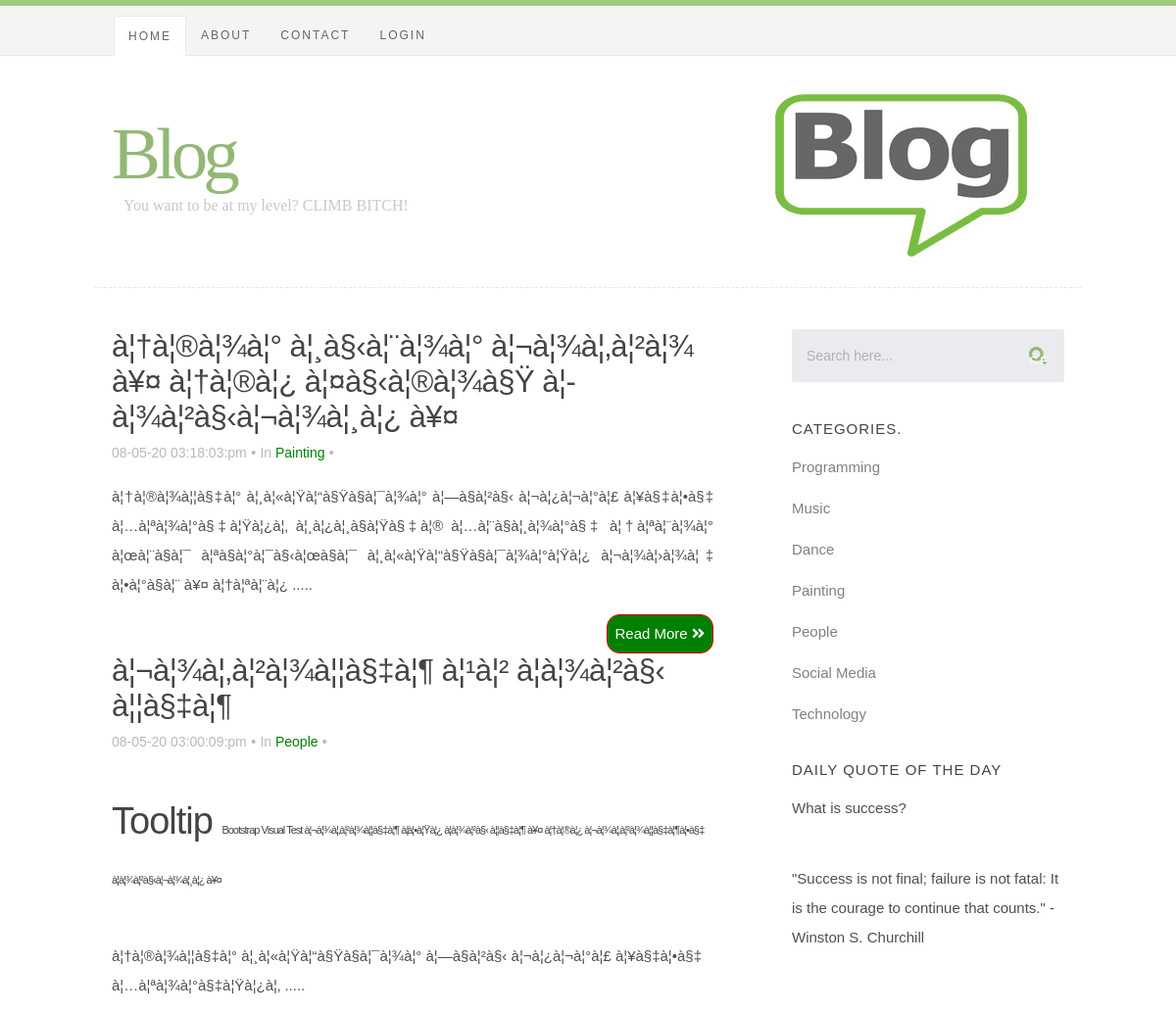
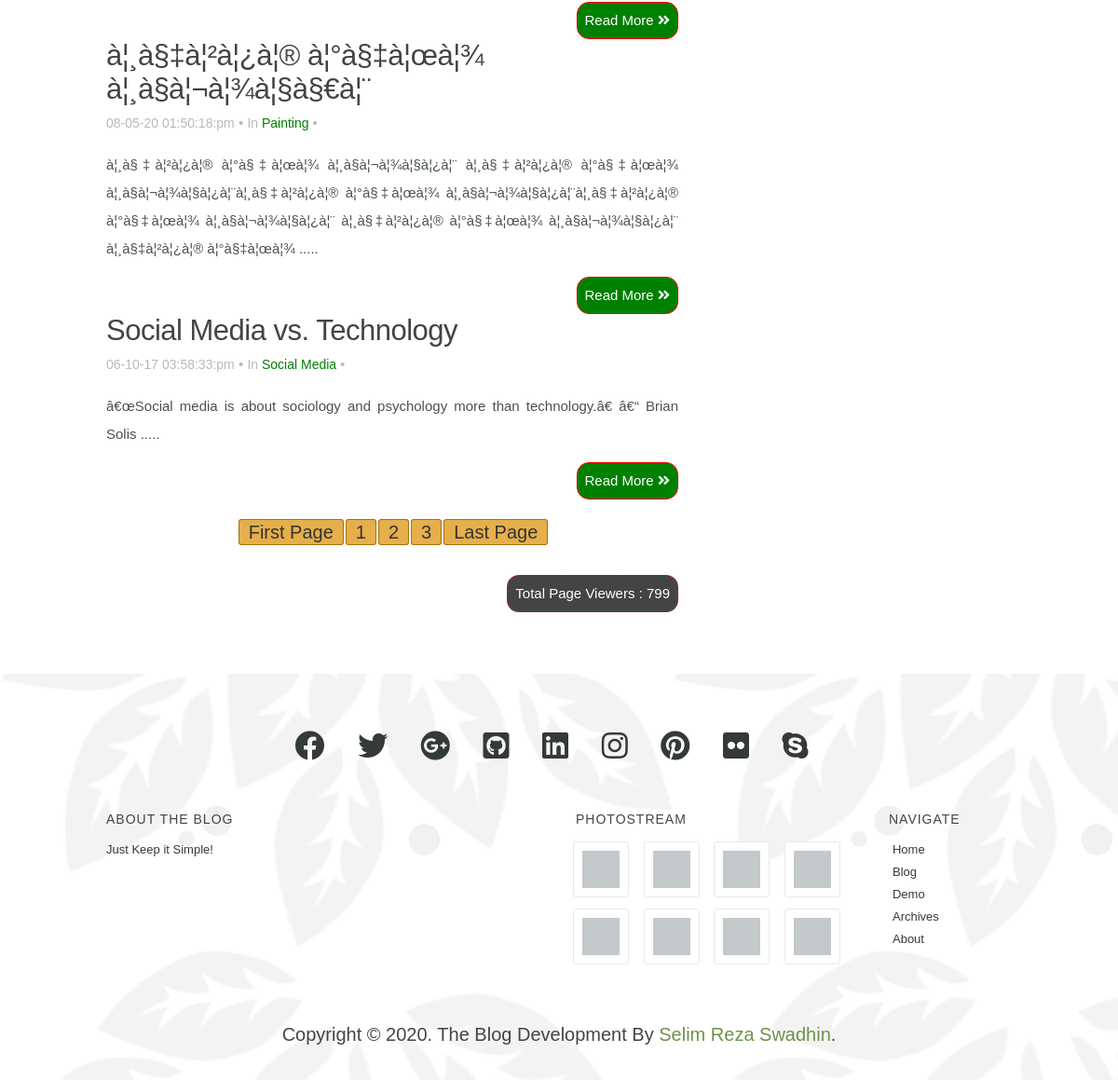
The page / on the database its author committed (2 pictures, top to bottom).
### tables this page shows
CREATE TABLE `posts` (
  `id` int(6) NOT NULL,
  `cat_id` int(3) NOT NULL,
  `title` varchar(255) NOT NULL,
  `contents` text NOT NULL,
  `date_posted` datetime NOT NULL
);

CREATE TABLE `categories` (
  `id` int(3) NOT NULL,
  `name` text NOT NULL
);

### resources/functions/blog.php (called while the page is built, shortened)
<?php
function get_categories($id = null){
   $categories = array();
    $conn = mysqli_connect(DB_HOST,DB_USER,DB_PASS,DB_NAME);
   $query = mysqli_query($conn, "SELECT `id`,`name` FROM `categories` LIMIT 7");
   while($row = mysqli_fetch_assoc($query)){
    $categories[] = $row;
   }
   return $categories;
}

### index.php (the view, shortened to what this page needs)
<?php
include_once('resources/init.php');
$per_page= 4;
if(isset($_GET['page'])){
    $page = $_GET['page'];
}else{
    $page = 1;
}
$start_form = ($page - 1) * $per_page;
    $query = "SELECT
              `posts`.`id` AS `post_id` ,
               `categories`.`id` AS `category_id`,
               `title`,`contents`,`date_posted`,
               `categories`.`name`
               FROM `posts`
               INNER JOIN `categories` ON `categories`.`id` = `posts`.`cat_id`" ;
    $query .= "ORDER BY `post_id` DESC LIMIT $start_form, $per_page";
    $query = mysqli_query($conn, $query);
    while($row = mysqli_fetch_assoc($query)){
        $posts[] = $row;
    }
?>
<?php
function textShorten($text, $limit=700){
    $text = $text. " ";
    $text = substr($text, 0, $limit);
    $text = substr($text, 0, strrpos($text, ' '));
    $text = $text. " .....";
    return $text;
}
?>
<?php require_once 'header.php'; ?>
    <div id="content-wrap">
        <div class="row">
            <div id="main" class="eight columns">
                <article class="entry">
                    <?php
                    foreach ($posts as $post) {
                        ?>
                        <header class="entry-header">
                            <h2 class="entry-title">
                                <h2><a href='index.php?id=<?= $post['post_id']; ?>'><?= $post['title']; ?></a></h2>
                            </h2>
                            <div class="entry-meta">
                                <ul>
                                    <li> <?= date('d-m-y h:i:s:a', strtotime($post['date_posted'])); ?></li>
                                    <span class="meta-sep">&bull;</span>
                                    <li><a href="#" title="" rel="category tag">In <a
                                                    href='manage_category.php?id=<?= $post['category_id']; ?>'><?= "<font color='green'>" . $post['name'] . "</font>"; ?></a>
                                    </li>
                                    <span class="meta-sep">&bull;</span>
                                </ul>
                            </div>
                        </header>
                        <div class="entry-content clear">
                            <p style="text-align: justify"><?= textShorten(nl2br($post['contents']), 600); ?></p>
                            <a class="read" href="readmore.php?id=<?= $post['post_id'];?>">Read More <i class="fas fa-angle-double-right"></i></a>
                        </div>
                        <?php
                    }
                    ?>
                        <?php
                        $query = "SELECT * FROM posts";
                        $result= mysqli_query($conn, $query);
                        $total_rows = mysqli_num_rows($result);
                        $total_pages = ceil($total_rows / $per_page);
                        echo "<span class='pagination'><a href='index.php?page=1'>".'First Page'."</a>";
                        for($i = 1; $i <= $total_pages; $i++){
                            echo "<a href='index.php?page=".$i."'>".$i."</a>";
                        }
                        echo"<a href='index.php?page=$total_pages'>".'Last Page'."</a></span>"?>
                    <tr>
                        <td>
                            <?php
                            $filename = "counter.txt";
                            $fp = fopen($filename, 'r');
                            $counter = fread($fp, filesize($filename));
                            $counter = $counter + 1;
                            echo "<p class='total clear'>Total Page Viewers : ".$counter."</p>";
                            ?>
                        </td>
                    </tr>
                </article>
            </div>
            <?php require_once 'sidebar.php'; ?>
        </div>
    </div>
<?php require_once 'footer.php'; ?>

### header.php (shortened to what this page needs)
<!doctype html>
<html lang="en">
<head>
    <link rel="stylesheet" href="css/default.css">
    <link rel="stylesheet" href="css/layout.css">
    <link rel="stylesheet" href="css/media-queries.css">
    <link rel="stylesheet" href="css/pagination.css">
    <link rel="stylesheet" href="css/css/all.min.css">
</head>
<body>
<header id="top">
    <div class="row">
        <div class="header-content twelve columns">
            <h1 id="logo-text"><a href="index.php" title="">Blog</a></h1>
            <p id="intro">You want to be at my level? CLIMB BITCH!</p>
        </div>
    </div>
    <nav id="nav-wrap">
        <div class="row">
            <ul id="nav" class="nav">
                <li class="current"><a href="index.php">Home</a></li>
                <li><a href="page.php">About</a></li>
                <li><a href="contact.php">Contact</a></li>
                <?php
                if (!isset($_SESSION['selimName'])) {
                    echo "<li><a href='login.php'>LogIn</a></li>";
                }
                ?>
            </ul>
        </div>
    </nav>
</header>

### sidebar.php (shortened to what this page needs)
<div id="sidebar" class="four columns">
    <div class="widget widget_search">
        <form action="search.php" method="get">
            <input type="text" name="search" value="Search here..."
                   onblur="if(this.value == '') { this.value = 'Search here...'; }"
                   onfocus="if (this.value == 'Search here...') { this.value = ''; }" class="text-search">
            <input type="submit" value="Search" class="submit-search">
        </form>
    </div>
    <div class="widget widget_categories group">
        <h3>Categories.</h3>
        <?php
        foreach (get_categories() as $category){
        ?>
        <p><a href="manage_category.php?id=<?= $category['id']; ?>"><?= $category['name']; ?></a>
            <?php
            }
            ?>
    </div>
    <div class="widget widget_text group">
        <h3>Daily Quote of the Day</h3>
        <p>What is success?</p><br/>
        <p>"Success is not final; failure is not fatal: It is the courage to continue that counts." -
            Winston S. Churchill</p>
    </div>
</div>

### footer.php (shortened to what this page needs)
<footer>
    <div class="row">
        <div class="twelve columns">
            <ul class="social-links">
                <li><a href="#"><i class="fab fa-facebook facebook"></i></a></li>
                <li><a href="#"><i class="fab fa-twitter twitter"></i></a></li>
                <li><a href="#"><i class="fab fa-google-plus google-plus"></i></a></li>
                <li><a href="#"><i class="fab fa-github-square github"></i></a></li>
                <li><a href="#"><i class="fab fa-linkedin linkedin"></i></a></li>
                <li><a href="#"><i class="fab fa-instagram instagram"></i></a></li>
                <li><a href="#"><i class="fab fa-pinterest pinterest"></i></a></li>
                <li><a href="#"><i class="fab fa-flickr flickr"></i></a></li>
                <li><a href="#"><i class="fab fa-skype skype"></i></a></li>
            </ul>
        </div>
        <div class="six columns info">
            <h3>About The Blog</h3>
            <p>Just Keep it Simple!
            </p>
        </div>
        <div class="four columns">
            <h3>Photostream</h3>
            <ul class="photostream group">
                <li><a href="#"><img alt="thumbnail" src="images/thumb.jpg"></a></li>
                <li><a href="#"><img alt="thumbnail" src="images/thumb.jpg"></a></li>
                <li><a href="#"><img alt="thumbnail" src="images/thumb.jpg"></a></li>
                <li><a href="#"><img alt="thumbnail" src="images/thumb.jpg"></a></li>
                <li><a href="#"><img alt="thumbnail" src="images/thumb.jpg"></a></li>
                <li><a href="#"><img alt="thumbnail" src="images/thumb.jpg"></a></li>
                <li><a href="#"><img alt="thumbnail" src="images/thumb.jpg"></a></li>
                <li><a href="#"><img alt="thumbnail" src="images/thumb.jpg"></a></li>
            </ul>
        </div>
        <div class="two columns">
            <h3 class="social">Navigate</h3>
            <ul class="navigate group">
                <li><a href="index.php">Home</a></li>
                <li><a href="#">Blog</a></li>
                <li><a href="#">Demo</a></li>
                <li><a href="#">Archives</a></li>
                <li><a href="page.php">About</a></li>
            </ul>
        </div>
        <h4 class="copyright">Copyright &copy; <?= date('Y'); ?>. The Blog Development By <a title="https://selimrezaswadhin.com" href="https://selimrezaswadhin.com">Selim Reza Swadhin</a>.</h4>
    </div>
</footer>
</body>
</html>

### css/default.css (style rules this page uses)
html, body, div, span, object, iframe, h1, h2, h3, h4, h5, h6, p, blockquote, pre, abbr, address, cite, code, del, dfn, em, img, ins, kbd, q, samp, small, strong, sub, sup, var, b, i, dl, dt, dd, ol, ul, li, fieldset, form, label, legend, table, caption, tbody, tfoot, thead, tr, th, td, article, aside, canvas, details, figcaption, figure, footer, header, hgroup, menu, nav, section, summary, time, mark, audio, video { margin: 0; padding: 0; border: 0; outline: 0; font-size: 100%; vertical-align: baseline; background: transparent; }
article,aside,details,figcaption,figure, footer,header,hgroup,menu,nav,section { display: block; }
*, *:before, *:after { -moz-box-sizing: border-box; -webkit-box-sizing: border-box; box-sizing: border-box; }
html { font-size: 62.5%; }
body { background: #fff; font-family: 'merriweather-regular', sans-serif; font-weight: normal; font-size: 15px; line-height: 30px; color: #4A5153; -webkit-font-smoothing: antialiased; -webkit-text-size-adjust: 100%; }
h1, h2, h3, h4, h5, h6 { color: #444; font-family: 'opensans-semibold', sans-serif; font-weight: normal; text-rendering: optimizeLegibility; }
h1 a, h2 a, h3 a, h4 a, h5 a, h6 a { font-weight: inherit; }
h1 { font-size: 38px; line-height: 42px; margin-bottom: 12px; letter-spacing: -1px; }
h2 { font-size: 28px; line-height: 36px; margin-bottom: 6px; }
h3 { font-size: 22px; line-height: 30px; margin-bottom: 12px; }
h4 { font-size: 20px; line-height: 30px; margin-bottom: 6px; }
p { margin: 0 0 30px 0; }
small { font-size: 11px; line-height: inherit; }
a, a:visited { text-decoration: none; outline: 0; color:grey; -webkit-transition: color .3s ease-in-out; -moz-transition: color .3s ease-in-out; -o-transition: color .3s ease-in-out; transition: color .3s ease-in-out; }
p a, p a:visited { line-height: inherit; }
ul, ol { margin-bottom: 24px; margin-top: 12px; }
ul { list-style: none }
ul li { padding-left: 4px; }
.pagination { margin: 36px auto; text-align: center; }
img, video, iframe, embed, object { max-width: 100%; height: auto; }
.button, .button:visited, button, input[type="submit"], input[type="reset"], input[type="button"] { font: 14px/30px 'opensans-bold', sans-serif; background: #9CCF5F; color: #fff; display: inline-block; text-decoration: none; padding: 12px 20px; margin-bottom: 18px; border: none; cursor: pointer; height: auto; text-transform: uppercase; letter-spacing: 2px; text-align: center; -webkit-transition: all .2s ease-in-out; -moz-transition: all .2s ease-in-out; -o-transition: all .2s ease-in-out; -ms-transition: all .2s ease-in-out; transition: all .2s ease-in-out; border-radius: 3px; }
form { margin-bottom: 24px; }
input, button { -webkit-font-smoothing: antialiased; }
input[type="text"], input[type="password"], input[type="email"], textarea, select { display: block; padding: 12px 15px; margin: 0 0 24px 0; border: 0; outline: none; vertical-align: middle; max-width: 100%; background: #E9EBEE; color: #B1B1B1; font-family: 'opensans-regular', sans-serif; font-size: 14px; line-height: 30px; height: 54px; border-radius: 3px; }
.row { width: 94%; max-width: 1008px; margin: 0 auto; }
.row:before, .row:after { content: " "; display: table; }
.row:after { clear: both; }
.column, .columns { position: relative; padding: 0 18px; min-height: 1px; float: left; }
[class*="column"] + [class*="column"]:last-child { float: right; }
.two, .row .two { width: 16.66667%; }
.four, .row .four { width: 33.33333%; }
.six, .row .six { width: 50%; }
.eight, .row .eight { width: 66.66667%; }
.twelve, .row .twelve { width: 100%; }
.group:before, .group:after { content: " "; display: table; }
.group:after { clear: both; }

### css/media-queries.css (style rules this page uses)
@media only screen and (min-width: 768px) { #nav-wrap ul#nav { display: block !important; } }

### css/pagination.css (style rules this page uses)
.read { color: white; float: right; margin-left: 400px; margin-top: -15px; display: block; border: 1px solid red; background-color: green; padding: 4px 8px; border-radius: 13px; text-decoration: none; }
.total { color: white; float: right; margin-left: 0px; margin-top: -15px; display: block; border: 1px dotted red; background-color: #444; padding: 4px 8px; border-radius: 13px; text-decoration: none; }
.clear { overflow:hidden; }
.pagination { display: block; font-size: 20px; margin-top: 10px; padding: 10px; text-align: center; }
.pagination a { background: #e6af4b none repeat scroll 0 0; border: 1px solid #a7700c; border-radius:3px; color: #333; margin-left: 2px; padding: 2px 10px; text-decoration: none; }

### rows shown on the page
posts: title "à¦†à¦®à¦¾à¦° à¦¸à§‹à¦¨à¦¾à¦° à¦¬à¦¾à¦‚à¦²à¦¾ à¥¤ à¦†à¦®à¦¿ à¦¤à§‹à¦®à¦¾à§Ÿ à¦­à¦¾à¦²à§‹à¦¬à¦¾à¦¸à¦¿ à¥¤", date_posted "08-05-20 03:18:03:pm", categories.name "Painting", contents "à¦†à¦®à¦¾à¦¦à§‡à¦° à¦¸à¦«à¦Ÿà¦“à§Ÿà§à¦¯à¦¾à¦° à¦—à§à¦²à§‹ à¦¬à¦¿à¦¬à¦°à¦£ à¦¥à§‡à¦•à§‡ à¦…à¦ªà¦¾à¦°à§‡à¦Ÿà¦¿à¦‚ à¦¸à¦¿à¦¸à§à¦Ÿà§‡à¦® à¦…à¦¨à§à¦¸à¦¾à¦°à§‡ à¦†à¦ªà¦¨à¦¾à¦° à¦œà¦¨à§à¦¯ à¦ªà§à¦°à¦¯à§‹à¦œà§à¦¯ à¦¸à¦«à¦Ÿà¦“à§Ÿà§à¦¯à¦¾à¦°à¦Ÿà¦¿ à¦¬à¦¾à¦›à¦¾à¦‡ à¦•à¦°à§à¦¨ à¥¤ à¦†à¦ªà¦¨à¦¿ ....."
posts: title "à¦¬à¦¾à¦‚à¦²à¦¾à¦¦à§‡à¦¶ à¦¹à¦² à¦­à¦¾à¦²à§‹ à¦¦à§‡à¦¶", date_posted "08-05-20 03:00:09:pm", categories.name "People", contents "Tooltip Bootstrap Visual Test à¦¬à¦¾à¦‚à¦²à¦¾à¦¦à§‡à¦¶ à¦à¦•à¦Ÿà¦¿ à¦­à¦¾à¦²à§‹ à¦¦à§‡à¦¶ à¥¤ à¦†à¦®à¦¿ à¦¬à¦¾à¦‚à¦²à¦¾à¦¦à§‡à¦¶à¦•à§‡ à¦­à¦¾à¦²à§‹à¦¬à¦¾à¦¸à¦¿ à¥¤ à¦†à¦®à¦¾à¦¦à§‡à¦° à¦¸à¦«à¦Ÿà¦“à§Ÿà§à¦¯à¦¾à¦° à¦—à§à¦²à§‹ à¦¬à¦¿à¦¬à¦°à¦£ à¦¥à§‡à¦•à§‡ à¦…à¦ªà¦¾à¦°à§‡à¦Ÿà¦¿à¦‚ ....."
posts: title "à¦¸à§‡à¦²à¦¿à¦® à¦°à§‡à¦œà¦¾ à¦¸à§à¦¬à¦¾à¦§à§€à¦¨", date_posted "08-05-20 01:50:18:pm", categories.name "Painting", contents "à¦¸à§‡à¦²à¦¿à¦® à¦°à§‡à¦œà¦¾ à¦¸à§à¦¬à¦¾à¦§à¦¿à¦¨ à¦¸à§‡à¦²à¦¿à¦® à¦°à§‡à¦œà¦¾ à¦¸à§à¦¬à¦¾à¦§à¦¿à¦¨à¦¸à§‡à¦²à¦¿à¦® à¦°à§‡à¦œà¦¾ à¦¸à§à¦¬à¦¾à¦§à¦¿à¦¨à¦¸à§‡à¦²à¦¿à¦® à¦°à§‡à¦œà¦¾ à¦¸à§à¦¬à¦¾à¦§à¦¿à¦¨ à¦¸à§‡à¦²à¦¿à¦® à¦°à§‡à¦œà¦¾ à¦¸à§à¦¬à¦¾à¦§à¦¿à¦¨ à¦¸à§‡à¦²à¦¿à¦® à¦°à§‡à¦œà¦¾ ....."
posts: title "Social Media vs. Technology", date_posted "06-10-17 03:58:33:pm", categories.name "Social Media", contents "â€œSocial media is about sociology and psychology more than technology.â€ â€“ Brian Solis ....."
categories: name "Programming"
categories: name "Music"
categories: name "Dance"
categories: name "Painting"
categories: name "People"
categories: name "Social Media"
categories: name "Technology"

### other values the page prints
$counter "799"
